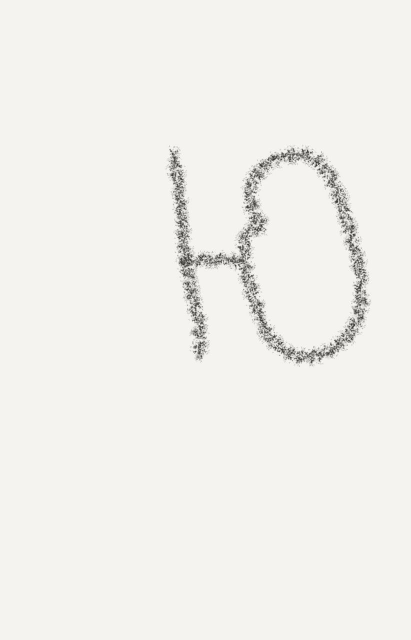
#> input picture Letters/32/1.jpg, 822 x 1280 px (shown at 1/2 size); its folder holds only this picture in this run
$ python q.py
#> lines starting #> are read from the running program, lines starting #| are printed output that depends on the picture
from scipy.ndimage import rotate as rotate_image
import cv2
import os
os.makedirs('dataset1')
l = 1
while(l < 10):
  image = cv2.imread(str(l)+'.jpg', cv2.IMREAD_GRAYSCALE)
#> image: shape (1280, 822); min 23, max 255, mean 240
  #rotation angle in degree
  i = 0
  g = 0
  while(i < 18):
    rotated_img1 = rotate_image(image,-45 + g, cval=243)
    cv2.imwrite('./dataset1/'+str(l)+'1lol'+str(i)+'.jpg',rotated_img1)
    i = i + 1
    g = g + 5
#> this loop made 18 passes
#> pass 1, `rotated_img1 = rotate_image(image,-45 + g, cval=243)`:
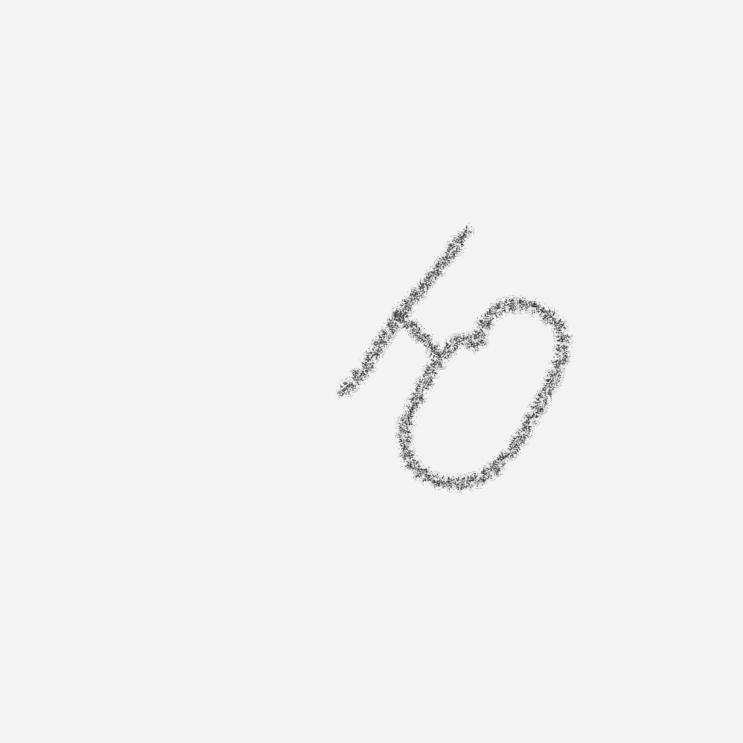
#> rotated_img1: shape (1486, 1486) (shown at 1/2 size); min 26, max 255, mean 241.6
#> pass 3, `rotated_img1 = rotate_image(image,-45 + g, cval=243)`:
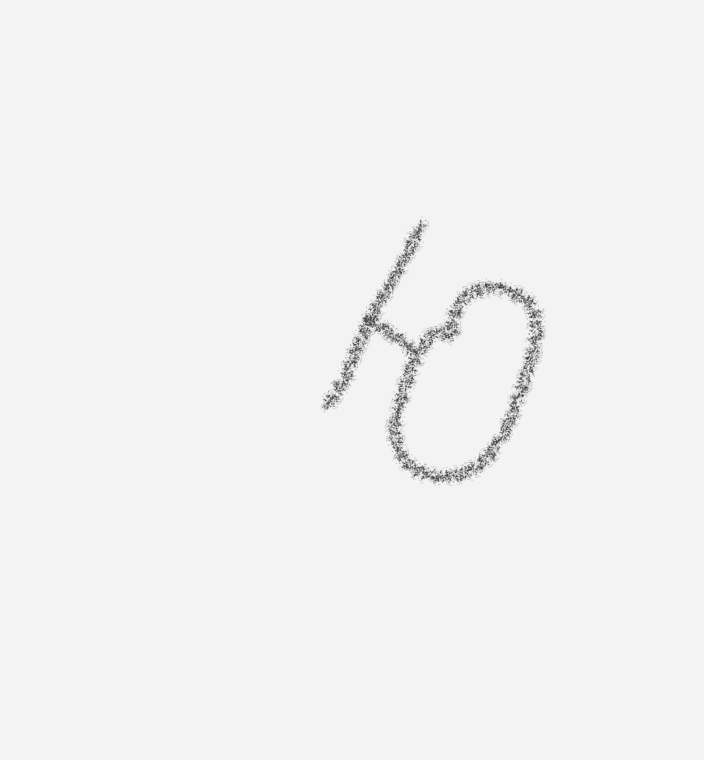
#> rotated_img1: shape (1520, 1408) (shown at 1/2 size); min 28, max 255, mean 241.5
#> after the loop, g = 90; i = 18
#> (the run stopped early here; a loop or call above may not have finished)
